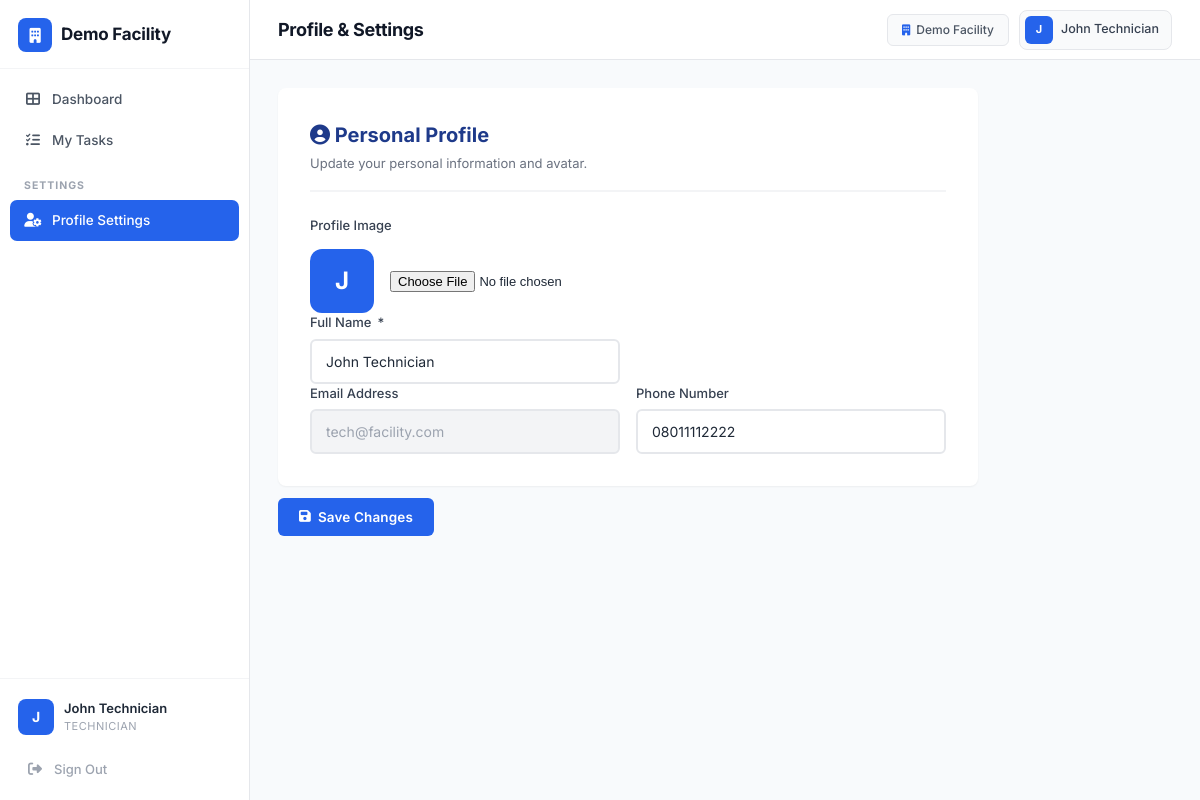
Screenshot of /profile.php (signed in) with the database file from the repository.
### tables this page shows
CREATE TABLE IF NOT EXISTS users (
    id INT AUTO_INCREMENT PRIMARY KEY,
    organization_id INT NOT NULL,
    full_name VARCHAR(100) NOT NULL,
    email VARCHAR(150) NOT NULL UNIQUE,
    password_hash VARCHAR(255) NOT NULL,
    phone VARCHAR(20),
    department VARCHAR(100),
    location VARCHAR(200),
    profile_image VARCHAR(255) DEFAULT NULL,
    role ENUM('user', 'technician', 'manager', 'admin', 'superadmin') NOT NULL DEFAULT 'user',
    is_approved TINYINT(1) NOT NULL DEFAULT 0,
    is_active TINYINT(1) NOT NULL DEFAULT 1,
    created_at TIMESTAMP DEFAULT CURRENT_TIMESTAMP,
    updated_at TIMESTAMP DEFAULT CURRENT_TIMESTAMP ON UPDATE CURRENT_TIMESTAMP,
    FOREIGN KEY (organization_id) REFERENCES organizations(id) ON DELETE CASCADE
);

### includes/auth.php (called while the page is built, shortened)
<?php
function is_logged_in() {
    return isset($_SESSION['user_id']);
}
function current_user() {
    return [
        'id' => $_SESSION['user_id'],
        'name' => $_SESSION['user_name'],
        'email' => $_SESSION['user_email'],
        'role' => $_SESSION['user_role'],
        'organization_id' => $_SESSION['organization_id'],
        'org_name' => $_SESSION['org_name'],
        'org_code' => $_SESSION['org_code'],
        'profile_image' => $_SESSION['profile_image'] ?? null,
        'logo_path' => $_SESSION['logo_path'] ?? null
    ];
}
?>

### profile.php (the view, shortened to what this page needs)
<?php
require_once __DIR__ . '/includes/auth.php';
$page_title = 'Profile & Settings';
$user = current_user();
$db = getDBConnection();
$stmt = $db->prepare("SELECT * FROM users WHERE id = ?");
$stmt->execute([$user['id']]);
$user_data = $stmt->fetch();
require_once __DIR__ . '/includes/header.php';
?>
<div class="form-container">
    <form method="POST" action="" enctype="multipart/form-data">
        <div class="form-card">
            <div class="form-card-header">
                <h2><i class="fas fa-user-circle"></i> Personal Profile</h2>
                <p>Update your personal information and avatar.</p>
            </div>
            <div class="form-row">
                <div class="form-group">
                    <label>Profile Image</label>
                    <div style="display:flex; align-items:center; gap:16px; margin-top:8px;">
                        <?php if ($user_data['profile_image']): ?>
                            <img src="<?php echo APP_URL . '/' . htmlspecialchars($user_data['profile_image']); ?>" alt="Current Avatar" style="width:64px;height:64px;border-radius:12px;object-fit:cover;border:1px solid #E5E7EB;">
                        <?php else: ?>
                            <div style="width:64px;height:64px;border-radius:12px;background:var(--primary);color:#fff;display:flex;align-items:center;justify-content:center;font-size:24px;font-weight:700;">
                                <?php echo strtoupper(substr($user_data['full_name'], 0, 1)); ?>
                            </div>
                        <?php endif; ?>
                        <input type="file" name="profile_image" accept="image/*" style="font-size:13px;">
                    </div>
                </div>
            </div>
            <div class="form-row">
                <div class="form-group">
                    <label for="full_name">Full Name <span class="req">*</span></label>
                    <input type="text" id="full_name" name="full_name" required value="<?php echo htmlspecialchars($user_data['full_name']); ?>">
                </div>
            </div>
            <div class="form-row">
                <div class="form-group">
                    <label for="email">Email Address</label>
                    <input type="email" id="email" value="<?php echo htmlspecialchars($user_data['email']); ?>" disabled style="background:#F3F4F6; color:#9CA3AF;">
                </div>
                <div class="form-group">
                    <label for="phone">Phone Number</label>
                    <input type="text" id="phone" name="phone" value="<?php echo htmlspecialchars($user_data['phone'] ?? ''); ?>">
                </div>
            </div>
        </div>
        <div class="form-actions">
            <button type="submit" class="btn btn-primary"><i class="fas fa-save"></i> Save Changes</button>
        </div>
    </form>
</div>
<?php require_once __DIR__ . '/includes/footer.php'; ?>

### includes/header.php (shortened to what this page needs)
<?php
$user = current_user();
$user_role = $user ? $user['role'] : '';
$current_page = basename($_SERVER['PHP_SELF']);
$current_dir = basename(dirname($_SERVER['PHP_SELF']));
?>
<!DOCTYPE html>
<html lang="en">
<head>
    <link rel="stylesheet" href="https://cdnjs.cloudflare.com/ajax/libs/font-awesome/6.4.0/css/all.min.css">
    <link rel="stylesheet" href="<?php echo APP_URL; ?>/assets/css/style.css">
</head>
<body>
    <?php if ($user): ?>
    <aside class="sidebar" id="sidebar">
        <div class="sidebar-header">
            <a href="<?php echo APP_URL; ?>" class="logo">
                <?php if ($user['logo_path']): ?>
                    <img src="<?php echo APP_URL . '/' . htmlspecialchars($user['logo_path']); ?>" alt="Logo" class="sidebar-org-logo">
                <?php else: ?>
                    <div class="logo-icon"><i class="fas fa-building"></i></div>
                <?php endif; ?>
                <span class="logo-text"><?php echo htmlspecialchars(strlen($user['org_name']) > 15 ? substr($user['org_name'],0,15).'...' : $user['org_name']); ?></span>
            </a>
        </div>
        <nav class="sidebar-nav">
            <?php if ($user_role === 'user'): ?>
                <a href="<?php echo APP_URL; ?>/tenant/dashboard.php" class="nav-item <?php echo ($current_page === 'dashboard.php' && $current_dir === 'tenant') ? 'active' : ''; ?>">
                    <i class="fas fa-th-large"></i>
                    <span>Dashboard</span>
                </a>
                <a href="<?php echo APP_URL; ?>/tenant/new-request.php" class="nav-item <?php echo $current_page === 'new-request.php' ? 'active' : ''; ?>">
                    <i class="fas fa-plus-circle"></i>
                    <span>Report Issue</span>
                </a>
                <a href="<?php echo APP_URL; ?>/tenant/my-requests.php" class="nav-item <?php echo $current_page === 'my-requests.php' ? 'active' : ''; ?>">
                    <i class="fas fa-clipboard-list"></i>
                    <span>My Reports</span>
                </a>
                <div class="nav-label">Settings</div>
                <a href="<?php echo APP_URL; ?>/profile.php" class="nav-item <?php echo $current_page === 'profile.php' ? 'active' : ''; ?>">
                    <i class="fas fa-user-cog"></i>
                    <span>Profile Settings</span>
                </a>
            <?php elseif ($user_role === 'technician'): ?>
                <a href="<?php echo APP_URL; ?>/technician/dashboard.php" class="nav-item <?php echo ($current_page === 'dashboard.php' && $current_dir === 'technician') ? 'active' : ''; ?>">
                    <i class="fas fa-th-large"></i>
                    <span>Dashboard</span>
                </a>
                <a href="<?php echo APP_URL; ?>/technician/my-tasks.php" class="nav-item <?php echo $current_page === 'my-tasks.php' ? 'active' : ''; ?>">
                    <i class="fas fa-tasks"></i>
                    <span>My Tasks</span>
                </a>
                <div class="nav-label">Settings</div>
                <a href="<?php echo APP_URL; ?>/profile.php" class="nav-item <?php echo $current_page === 'profile.php' ? 'active' : ''; ?>">
                    <i class="fas fa-user-cog"></i>
                    <span>Profile Settings</span>
                </a>
            <?php endif; ?>
        </nav>
        <div class="sidebar-footer">
            <div class="user-info">
                <?php if ($user['profile_image']): ?>
                    <img src="<?php echo APP_URL . '/' . htmlspecialchars($user['profile_image']); ?>" alt="User" class="user-avatar-img">
                <?php else: ?>
                    <div class="user-avatar"><?php echo strtoupper(substr($user['name'], 0, 1)); ?></div>
                <?php endif; ?>
                <div class="user-details">
                    <span class="user-name"><?php echo htmlspecialchars($user['name']); ?></span>
                    <span class="user-role"><?php echo ucfirst($user_role); ?></span>
                </div>
            </div>
            <a href="<?php echo APP_URL; ?>/logout.php" class="nav-item logout-btn">
                <i class="fas fa-sign-out-alt"></i>
                <span>Sign Out</span>
            </a>
        </div>
    </aside>
    <main class="main-content" id="mainContent">
        <header class="top-navbar">
            <div class="navbar-left">
                <div class="page-heading">
                    <h1 class="page-title"><?php echo htmlspecialchars($page_title); ?></h1>
                </div>
            </div>
            <div class="navbar-right">
                <div class="org-pill">
                    <?php if ($user['logo_path']): ?>
                        <img src="<?php echo APP_URL . '/' . htmlspecialchars($user['logo_path']); ?>" alt="Org" class="nav-org-img">
                    <?php else: ?>
                        <i class="fas fa-building"></i>
                    <?php endif; ?>
                    <?php echo htmlspecialchars($user['org_name']); ?>
                </div>
                <div class="nav-user-pill">
                    <?php if ($user['profile_image']): ?>
                        <img src="<?php echo APP_URL . '/' . htmlspecialchars($user['profile_image']); ?>" alt="Avatar" class="nav-avatar-img">
                    <?php else: ?>
                        <div class="nav-avatar"><?php echo strtoupper(substr($user['name'], 0, 1)); ?></div>
                    <?php endif; ?>
                    <span><?php echo htmlspecialchars($user['name']); ?></span>
                </div>
            </div>
        </header>
        <div class="page-content">
    <?php else: ?>
    <main class="auth-main">
    <?php endif; ?>

### rows the page displays
users: full_name "J", full_name "John Technician", role "TECHNICIAN", email "tech@facility.com", phone "08011112222"

### other values shown
$page_title "Profile & Settings"
$user['org_name'] "Demo Facility"
